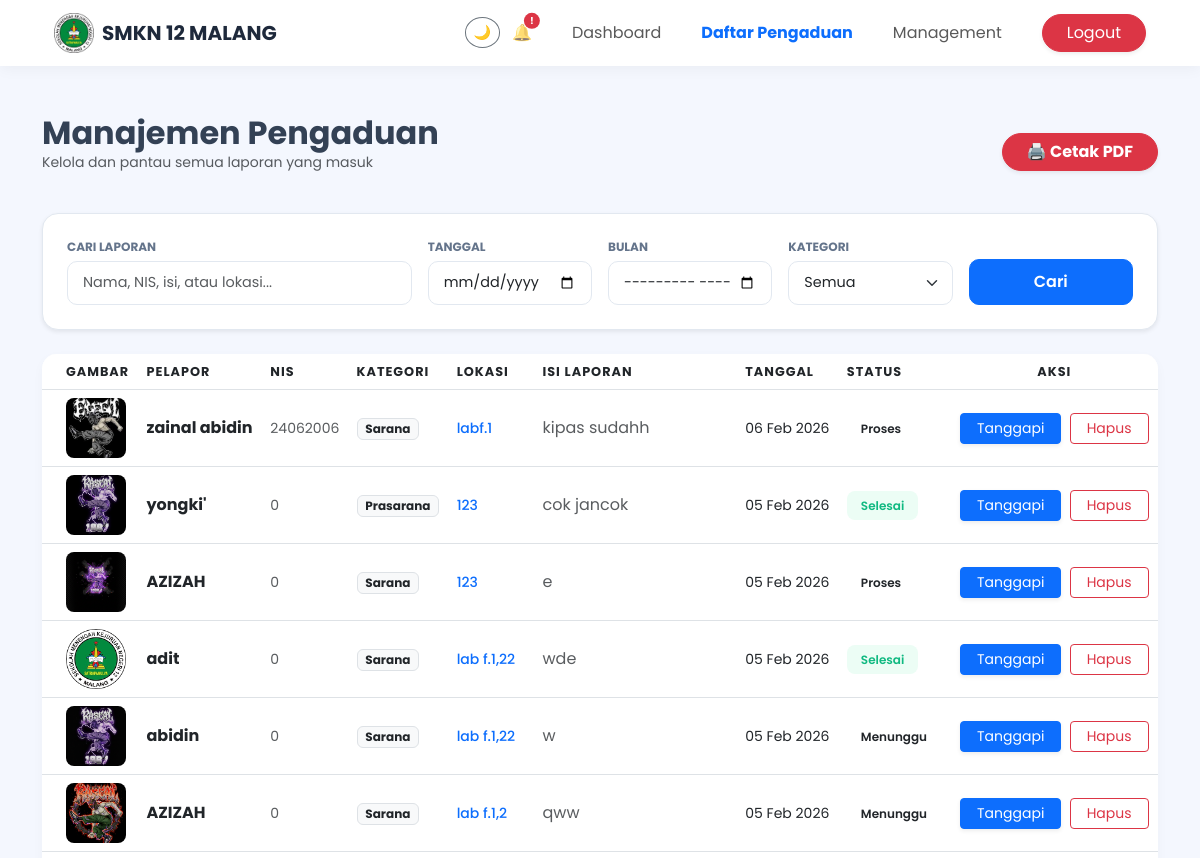
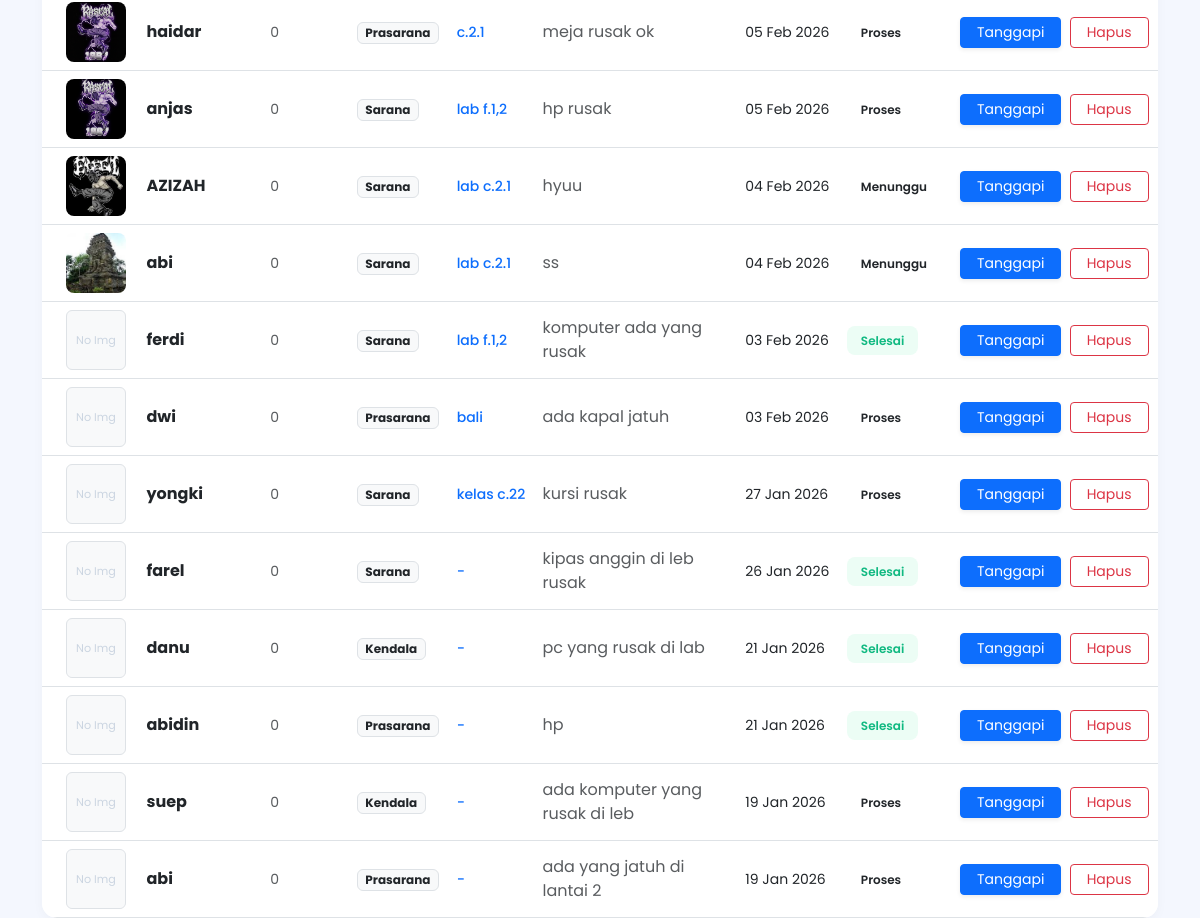
Screenshot of /daftar_pengaduan.php (signed in) with the database file from the repository (2 pictures, top to bottom).
### tables this page shows
CREATE TABLE `pengaduan` (
  `id_pengaduan` int(11) NOT NULL,
  `pelapor` varchar(100) NOT NULL,
  `id_kategori` int(11) DEFAULT NULL,
  `lokasi` varchar(255) DEFAULT NULL,
  `isi` text NOT NULL,
  `tanggal` datetime NOT NULL,
  `foto` varchar(255) DEFAULT NULL,
  `status` enum('menunggu','proses','selesai') DEFAULT 'menunggu',
  `tanggapan` varchar(100) DEFAULT NULL,
  `nis` int(11) NOT NULL
);

CREATE TABLE `kategori` (
  `id_kategori` int(11) NOT NULL,
  `nama_kategori` varchar(50) NOT NULL
);

### daftar_pengaduan.php (the view, shortened to what this page needs)
<?php
$conn = new mysqli("localhost", "root", "", "ukk");
$kategori_filter = $_GET['kategori'] ?? '';
$search = $_GET['search'] ?? '';
$filter_tanggal = $_GET['filter_tanggal'] ?? '';
$filter_bulan = $_GET['filter_bulan'] ?? '';
$sql = "
    SELECT p.*, k.nama_kategori
    FROM pengaduan p
    LEFT JOIN kategori k ON p.id_kategori = k.id_kategori
    WHERE 1
";
$sql .= " ORDER BY p.tanggal DESC";
$result = $conn->query($sql);
?>
<!DOCTYPE html>
<html lang="id">
<head>
    <link href="https://cdn.jsdelivr.net/npm/bootstrap@5.3.0/dist/css/bootstrap.min.css" rel="stylesheet">
</head>
<body>
<nav class="navbar navbar-expand-lg fixed-top">
    <div class="container px-4">
        <a class="navbar-brand d-flex align-items-center" href="dashboard_admin.php">
            <img src="assets/img/smk.png" width="40" class="me-2 rounded"> SMKN 12 MALANG
        </a>
        <div class="collapse navbar-collapse" id="navMenu">
            <ul class="navbar-nav ms-auto align-items-center gap-2">
                <li class="nav-item me-1"><button id="darkModeBtn" class="btn btn-sm btn-outline-secondary rounded-circle">🌙</button></li>
                <li class="nav-item me-3 position-relative">
                    <span id="notifBadge" class="position-absolute top-0 start-100 translate-middle badge rounded-pill bg-danger" style="display:none; font-size: 0.6rem;">!</span>
                    <a class="nav-link p-0" href="#" id="notifIcon">🔔</a>
                </li>
                <li class="nav-item"><a class="nav-link px-3" href="dasbhoard_admin.php">Dashboard</a></li>
                <li class="nav-item"><a class="nav-link px-3 active text-primary fw-bold" href="daftar_pengaduan.php">Daftar Pengaduan</a></li>
                     <li class="nav-item"><a class="nav-link px-3" href="management.php">Management</a></li>
                <li class="nav-item ms-lg-3"><a href="?logout" onclick="return confirm('Keluar?')" class="btn btn-danger rounded-pill px-4 shadow-sm">Logout</a></li>
            </ul>
        </div>
    </div>
</nav>
<div class="container mt-4">
    <div class="row mb-4 align-items-center">
        <div class="col-md-6">
            <h2 class="fw-bold mb-0">Manajemen Pengaduan</h2>
            <p class="text-muted small">Kelola dan pantau semua laporan yang masuk</p>
        </div>
        <div class="col-md-6 text-md-end">
            <a href="cetak.php?kategori=<?= urlencode($kategori_filter) ?>&search=<?= urlencode($search) ?>&filter_tanggal=<?= $filter_tanggal ?>&filter_bulan=<?= $filter_bulan ?>"
               target="_blank" class="btn btn-danger px-4 shadow-sm rounded-pill fw-bold">🖨️ Cetak PDF</a>
        </div>
    </div>
    <div class="filter-section p-4 mb-4 shadow-sm">
        <form method="get" class="row g-3">
            <div class="col-md-4">
                <label class="form-label-custom">Cari Laporan</label>
                <input type="text" name="search" value="<?= htmlspecialchars($search) ?>" class="form-control" placeholder="Nama, NIS, isi, atau lokasi...">
            </div>
            <div class="col-md-2"><label class="form-label-custom">Tanggal</label><input type="date" name="filter_tanggal" value="<?= $filter_tanggal ?>" class="form-control"></div>
            <div class="col-md-2"><label class="form-label-custom">Bulan</label><input type="month" name="filter_bulan" value="<?= $filter_bulan ?>" class="form-control"></div>
            <div class="col-md-2">
                <label class="form-label-custom">Kategori</label>
                <select name="kategori" class="form-select">
                    <option value="">Semua</option>
                </select>
            </div>
            <div class="col-md-2 d-flex align-items-end"><button type="submit" class="btn btn-primary btn-filter w-100">Cari</button></div>
        </form>
    </div>
    <div class="card overflow-hidden">
        <div class="table-responsive">
            <table class="table align-middle mb-0">
                <thead>
                    <tr>
                        <th class="ps-4">GAMBAR</th>
                        <th>PELAPOR</th>
                        <th>NIS</th> <th>KATEGORI</th>
                        <th>LOKASI</th>
                        <th>ISI LAPORAN</th>
                        <th>TANGGAL</th>
                        <th>STATUS</th>
                        <th class="text-center">AKSI</th>
                    </tr>
                </thead>
                <tbody>
                <?php if ($result->num_rows > 0): ?>
                    <?php while ($p = $result->fetch_assoc()): ?>
                        <tr>
                            <td class="ps-4">
                                <?php if(!empty($p['foto'])): ?>
                                    <a href="assets/uploads/<?= $p['foto'] ?>" target="_blank"><img src="assets/uploads/<?= $p['foto'] ?>" class="img-thumbnail-custom"></a>
                                <?php else: ?>
                                    <div class="bg-light d-flex align-items-center justify-content-center border rounded" style="width:60px; height:60px; font-size:0.7rem; color:#cbd5e1;">No Img</div>
                                <?php endif; ?>
                            </td>
                            <td class="fw-bold"><?= htmlspecialchars($p['pelapor']) ?></td>
                            <td class="text-muted small"><?= htmlspecialchars($p['nis'] ?? '-') ?></td> <td><span class="badge bg-light text-dark border"><?= htmlspecialchars($p['nama_kategori'] ?? '-') ?></span></td>
                            <td class="text-primary fw-medium small"><?= htmlspecialchars($p['lokasi'] ?? '-') ?></td>
                            <td class="text-muted" style="max-width: 200px;"><?= htmlspecialchars($p['isi']) ?></td>
                            <td class="small">
                                <?php
                                    $ts = strtotime($p['tanggal']);
                                    $bln = ['01'=>'Jan','02'=>'Feb','03'=>'Mar','04'=>'Apr','05'=>'Mei','06'=>'Jun','07'=>'Jul','08'=>'Agu','09'=>'Sep','10'=>'Okt','11'=>'Nov','12'=>'Des'];
                                    echo date('d', $ts) . " " . $bln[date('m', $ts)] . " " . date('Y', $ts);
                                ?>
                            </td>
                            <td>
                                <?php $st = strtolower($p['status']); ?>
                                <span class="badge-status <?= ($st == '0' ? 'pending' : $st) ?>">
                                    <?= ($p['status'] == '0') ? 'Pending' : ucfirst($p['status']) ?>
                                </span>
                            </td>
                            <td class="text-center btn-aksi">
                                <a href="tanggapi.php?id=<?= $p['id_pengaduan'] ?>" class="btn btn-sm btn-primary px-3 shadow-sm">Tanggapi</a>
                                <a href="hapus.php?id=<?= $p['id_pengaduan'] ?>" class="btn btn-sm btn-outline-danger px-3 ms-1" onclick="return confirm('Hapus?')">Hapus</a>
                            </td>
                        </tr>
                    <?php endwhile; ?>
                <?php else: ?>
                    <tr><td colspan="9" class="text-center py-5 text-muted">Data tidak ditemukan.</td></tr>
                <?php endif; ?>
                </tbody>
            </table>
        </div>
    </div>
</div>
</body>
</html>

### daftar_pengaduan.php (style rules this page uses)
body { background:#f4f7fe; font-family:'Poppins',sans-serif; padding-top:90px; color:#334155; transition: 0.3s; }
.navbar { background:#ffffff; box-shadow:0 2px 15px rgba(0,0,0,0.05); }
.navbar-brand { font-weight:700; color:#1e293b !important; }
.card { border:none; border-radius:15px; box-shadow:0 4px 12px rgba(0,0,0,0.03); transition: 0.3s; }
.filter-section { background: #ffffff; border: 1px solid #e2e8f0; border-radius: 16px; }
.form-label-custom { font-size: 0.75rem; font-weight: 700; text-transform: uppercase; color: #64748b; margin-bottom: 5px; display: block; }
.form-control, .form-select { border-radius: 10px; padding: 10px 15px; border: 1px solid #e2e8f0; font-size: 0.9rem; }
.btn-filter { border-radius: 10px; padding: 10px; font-weight: 600; transition: 0.3s; }
.table thead { background:#f8fafc; color:#64748b; text-transform:uppercase; font-size:0.8rem; letter-spacing:1px; }
.badge-status { padding:6px 14px; border-radius:8px; font-size:12px; font-weight:600; }
.selesai { background:#ecfdf5; color:#10b981; }
.img-thumbnail-custom { width: 60px; height: 60px; object-fit: cover; border-radius: 8px; cursor: pointer; transition: 0.3s; }

### rows the page displays
pengaduan: foto (picture), pelapor "zainal abidin", nis "24062006", id_kategori.nama_kategori "Sarana", lokasi "labf.1", isi "kipas sudahh", tanggal "06", tanggal "Feb", tanggal "2026", status "Proses"
pengaduan: foto (picture), pelapor "yongki'", nis "0", id_kategori.nama_kategori "Prasarana", lokasi "123", isi "cok jancok", tanggal "05", tanggal "Feb", tanggal "2026", status "Selesai"
pengaduan: foto (picture), pelapor "AZIZAH", nis "0", id_kategori.nama_kategori "Sarana", lokasi "123", isi "e", tanggal "05", tanggal "Feb", tanggal "2026", status "Proses"
pengaduan: foto (picture), pelapor "adit", nis "0", id_kategori.nama_kategori "Sarana", lokasi "lab f.1,22", isi "wde", tanggal "05", tanggal "Feb", tanggal "2026", status "Selesai"
pengaduan: foto (picture), pelapor "abidin", nis "0", id_kategori.nama_kategori "Sarana", lokasi "lab f.1,22", isi "w", tanggal "05", tanggal "Feb", tanggal "2026", status "Menunggu"
pengaduan: foto (picture), pelapor "AZIZAH", nis "0", id_kategori.nama_kategori "Sarana", lokasi "lab f.1,2", isi "qww", tanggal "05", tanggal "Feb", tanggal "2026", status "Menunggu"
pengaduan: foto (picture), pelapor "haidar", nis "0", id_kategori.nama_kategori "Prasarana", lokasi "c.2.1", isi "meja rusak ok", tanggal "05", tanggal "Feb", tanggal "2026", status "Proses"
pengaduan: foto (picture), pelapor "anjas", nis "0", id_kategori.nama_kategori "Sarana", lokasi "lab f.1,2", isi "hp rusak", tanggal "05", tanggal "Feb", tanggal "2026", status "Proses"
pengaduan: foto (picture), pelapor "AZIZAH", nis "0", id_kategori.nama_kategori "Sarana", lokasi "lab c.2.1", isi "hyuu", tanggal "04", tanggal "Feb", tanggal "2026", status "Menunggu"
pengaduan: foto (picture), pelapor "abi", nis "0", id_kategori.nama_kategori "Sarana", lokasi "lab c.2.1", isi "ss", tanggal "04", tanggal "Feb", tanggal "2026", status "Menunggu"
pengaduan: shows "No Img", pelapor "ferdi", nis "0", id_kategori.nama_kategori "Sarana", lokasi "lab f.1,2", isi "komputer ada yang rusak", tanggal "03", tanggal "Feb", tanggal "2026", status "Selesai"
pengaduan: shows "No Img", pelapor "dwi", nis "0", id_kategori.nama_kategori "Prasarana", lokasi "bali", isi "ada kapal jatuh", tanggal "03", tanggal "Feb", tanggal "2026", status "Proses"
pengaduan: shows "No Img", pelapor "yongki", nis "0", id_kategori.nama_kategori "Sarana", lokasi "kelas c.22", isi "kursi rusak", tanggal "27", tanggal "Jan", tanggal "2026", status "Proses"
pengaduan: shows "No Img", pelapor "farel", nis "0", id_kategori.nama_kategori "Sarana", lokasi "-", isi "kipas anggin di leb rusak", tanggal "26", tanggal "Jan", tanggal "2026", status "Selesai"
pengaduan: shows "No Img", pelapor "danu", nis "0", id_kategori.nama_kategori "Kendala", lokasi "-", isi "pc yang rusak di lab", tanggal "21", tanggal "Jan", tanggal "2026", status "Selesai"
pengaduan: shows "No Img", pelapor "abidin", nis "0", id_kategori.nama_kategori "Prasarana", lokasi "-", isi "hp", tanggal "21", tanggal "Jan", tanggal "2026", status "Selesai"
pengaduan: shows "No Img", pelapor "suep", nis "0", id_kategori.nama_kategori "Kendala", lokasi "-", isi "ada komputer yang rusak di leb", tanggal "19", tanggal "Jan", tanggal "2026", status "Proses"
pengaduan: shows "No Img", pelapor "abi", nis "0", id_kategori.nama_kategori "Prasarana", lokasi "-", isi "ada yang jatuh di lantai 2", tanggal "19", tanggal "Jan", tanggal "2026", status "Proses"
